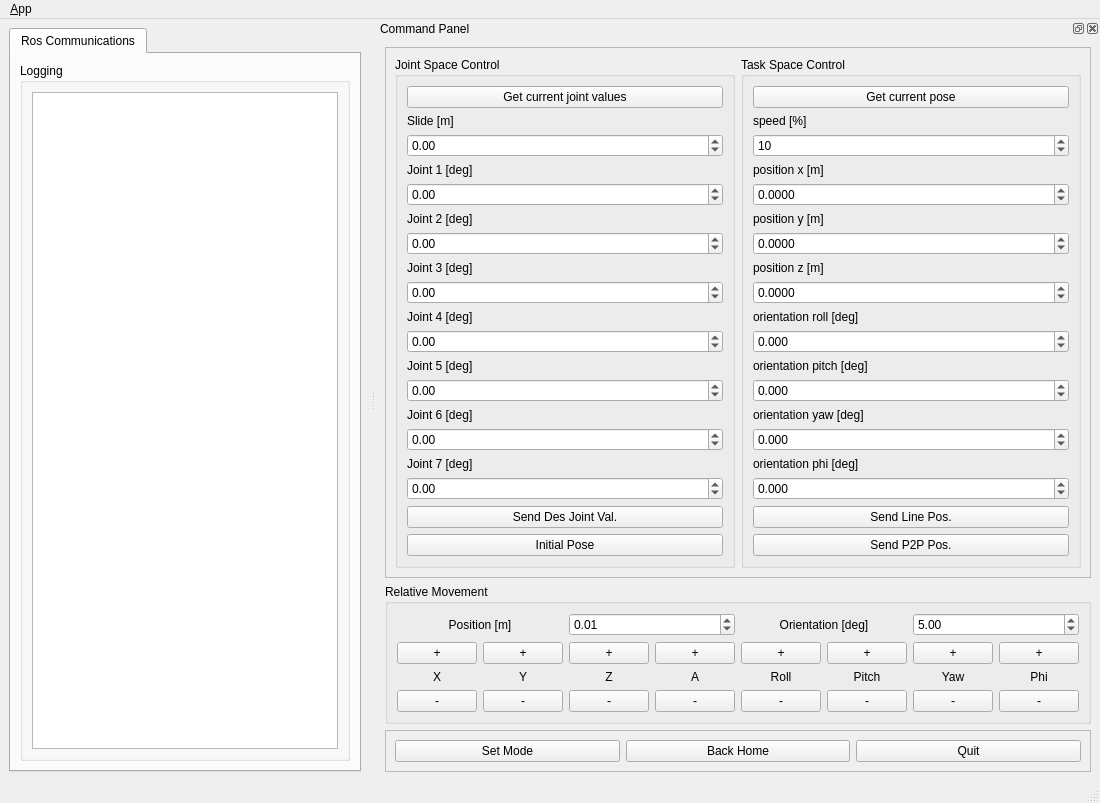
<?xml version="1.0" encoding="UTF-8"?>
<ui version="4.0">
 <class>MainWindowDesign</class>
 <widget class="QMainWindow" name="MainWindowDesign">
  <property name="geometry">
   <rect>
    <x>0</x>
    <y>0</y>
    <width>1100</width>
    <height>600</height>
   </rect>
  </property>
  <property name="windowTitle">
   <string>QRosApp</string>
  </property>
  <property name="windowIcon">
   <iconset resource="../../../ROBOTIS-HAND/hand_control_module_gui/resources/images.qrc">
    <normaloff>:/images/icon.png</normaloff>:/images/icon.png</iconset>
  </property>
  <property name="locale">
   <locale language="English" country="Australia"/>
  </property>
  <widget class="QWidget" name="centralwidget">
   <layout class="QHBoxLayout">
    <item>
     <widget class="QTabWidget" name="tab_manager">
      <property name="minimumSize">
       <size>
        <width>100</width>
        <height>0</height>
       </size>
      </property>
      <property name="locale">
       <locale language="English" country="Australia"/>
      </property>
      <property name="currentIndex">
       <number>0</number>
      </property>
      <widget class="QWidget" name="tab_status">
       <attribute name="title">
        <string>Ros Communications</string>
       </attribute>
       <layout class="QVBoxLayout" name="verticalLayout_2">
        <item>
         <widget class="QGroupBox" name="groupBox_12">
          <property name="sizePolicy">
           <sizepolicy hsizetype="MinimumExpanding" vsizetype="Preferred">
            <horstretch>0</horstretch>
            <verstretch>0</verstretch>
           </sizepolicy>
          </property>
          <property name="title">
           <string>Logging</string>
          </property>
          <layout class="QGridLayout" name="gridLayout_3">
           <item row="0" column="0">
            <widget class="QListView" name="view_logging"/>
           </item>
          </layout>
         </widget>
        </item>
       </layout>
      </widget>
     </widget>
    </item>
   </layout>
  </widget>
  <widget class="QMenuBar" name="menubar">
   <property name="geometry">
    <rect>
     <x>0</x>
     <y>0</y>
     <width>1047</width>
     <height>19</height>
    </rect>
   </property>
   <widget class="QMenu" name="menu_File">
    <property name="title">
     <string>&amp;App</string>
    </property>
    <addaction name="action_Preferences"/>
    <addaction name="separator"/>
    <addaction name="actionAbout"/>
    <addaction name="actionAbout_Qt"/>
    <addaction name="separator"/>
    <addaction name="action_Quit"/>
   </widget>
   <addaction name="menu_File"/>
  </widget>
  <widget class="QStatusBar" name="statusbar"/>
  <widget class="QDockWidget" name="dock_status">
   <property name="sizePolicy">
    <sizepolicy hsizetype="Minimum" vsizetype="Minimum">
     <horstretch>0</horstretch>
     <verstretch>0</verstretch>
    </sizepolicy>
   </property>
   <property name="minimumSize">
    <size>
     <width>500</width>
     <height>560</height>
    </size>
   </property>
   <property name="maximumSize">
    <size>
     <width>524287</width>
     <height>10000</height>
    </size>
   </property>
   <property name="allowedAreas">
    <set>Qt::RightDockWidgetArea</set>
   </property>
   <property name="windowTitle">
    <string>Command Panel</string>
   </property>
   <attribute name="dockWidgetArea">
    <number>2</number>
   </attribute>
   <widget class="QWidget" name="dockWidgetContents_2">
    <layout class="QGridLayout" name="gridLayout_2">
     <item row="0" column="0">
      <widget class="QFrame" name="frame">
       <property name="sizePolicy">
        <sizepolicy hsizetype="Preferred" vsizetype="Preferred">
         <horstretch>0</horstretch>
         <verstretch>0</verstretch>
        </sizepolicy>
       </property>
       <property name="maximumSize">
        <size>
         <width>16777215</width>
         <height>600</height>
        </size>
       </property>
       <property name="frameShape">
        <enum>QFrame::StyledPanel</enum>
       </property>
       <property name="frameShadow">
        <enum>QFrame::Raised</enum>
       </property>
       <layout class="QGridLayout" name="gridLayout">
        <item row="0" column="1" rowspan="2">
         <widget class="QGroupBox" name="task_space">
          <property name="title">
           <string>Task Space Control</string>
          </property>
          <layout class="QVBoxLayout" name="verticalLayout">
           <item>
            <widget class="QPushButton" name="curr_pos_button">
             <property name="text">
              <string>Get current pose</string>
             </property>
            </widget>
           </item>
           <item>
            <widget class="QLabel" name="speed">
             <property name="text">
              <string>speed [%]</string>
             </property>
            </widget>
           </item>
           <item>
            <widget class="QSpinBox" name="speed_spinbox">
             <property name="minimum">
              <number>0</number>
             </property>
             <property name="maximum">
              <number>100</number>
             </property>
             <property name="singleStep">
              <number>1</number>
             </property>
             <property name="value">
              <number>10</number>
             </property>
            </widget>
           </item>
           <item>
            <widget class="QLabel" name="pos_x">
             <property name="text">
              <string>position x [m]</string>
             </property>
            </widget>
           </item>
           <item>
            <widget class="QDoubleSpinBox" name="pos_x_spinbox">
             <property name="decimals">
              <number>4</number>
             </property>
             <property name="minimum">
              <double>-10.000000000000000</double>
             </property>
             <property name="maximum">
              <double>10.000000000000000</double>
             </property>
             <property name="singleStep">
              <double>0.010000000000000</double>
             </property>
            </widget>
           </item>
           <item>
            <widget class="QLabel" name="pos_y">
             <property name="text">
              <string>position y [m]</string>
             </property>
            </widget>
           </item>
           <item>
            <widget class="QDoubleSpinBox" name="pos_y_spinbox">
             <property name="decimals">
              <number>4</number>
             </property>
             <property name="minimum">
              <double>-10.000000000000000</double>
             </property>
             <property name="maximum">
              <double>10.000000000000000</double>
             </property>
             <property name="singleStep">
              <double>0.010000000000000</double>
             </property>
            </widget>
           </item>
           <item>
            <widget class="QLabel" name="pos_z">
             <property name="text">
              <string>position z [m]</string>
             </property>
            </widget>
           </item>
           <item>
            <widget class="QDoubleSpinBox" name="pos_z_spinbox">
             <property name="decimals">
              <number>4 </number>
             </property>
             <property name="minimum">
              <double>-10.000000000000000</double>
             </property>
             <property name="maximum">
              <double>10.000000000000000</double>
             </property>
             <property name="singleStep">
              <double>0.010000000000000</double>
             </property>
            </widget>
           </item>
           <item>
            <widget class="QLabel" name="ori_roll">
             <property name="text">
              <string>orientation roll [deg]</string>
             </property>
            </widget>
           </item>
           <item>
            <widget class="QDoubleSpinBox" name="ori_roll_spinbox">
             <property name="decimals">
              <number>3</number>
             </property>
             <property name="minimum">
              <double>-360.000000000000000</double>
             </property>
             <property name="maximum">
              <double>360.000000000000000</double>
             </property>
             <property name="singleStep">
              <double>0.500000000000000</double>
             </property>
            </widget>
           </item>
           <item>
            <widget class="QLabel" name="ori_pitch">
             <property name="text">
              <string>orientation pitch [deg]</string>
             </property>
            </widget>
           </item>
           <item>
            <widget class="QDoubleSpinBox" name="ori_pitch_spinbox">
             <property name="decimals">
              <number>3</number>
             </property>
             <property name="minimum">
              <double>-360.000000000000000</double>
             </property>
             <property name="maximum">
              <double>360.000000000000000</double>
             </property>
             <property name="singleStep">
              <double>0.500000000000000</double>
             </property>
            </widget>
           </item>
           <item>
            <widget class="QLabel" name="ori_yaw">
             <property name="text">
              <string>orientation yaw [deg]</string>
             </property>
            </widget>
           </item>
           <item>
            <widget class="QDoubleSpinBox" name="ori_yaw_spinbox">
             <property name="decimals">
              <number>3</number>
             </property>
             <property name="minimum">
              <double>-360.000000000000000</double>
             </property>
             <property name="maximum">
              <double>360.000000000000000</double>
             </property>
             <property name="singleStep">
              <double>0.500000000000000</double>
             </property>
            </widget>
           </item>
           <!--=================================================================================================-->
           <item>
            <widget class="QLabel" name="ori_phi">
             <property name="text">
              <string>orientation phi [deg]</string>
             </property>
            </widget>
           </item>
           <item>
            <widget class="QDoubleSpinBox" name="ori_phi_spinbox">
             <property name="decimals">
              <number>3</number>
             </property>
             <property name="minimum">
              <double>-180.000000000000000</double>
             </property>
             <property name="maximum">
              <double>180.000000000000000</double>
             </property>
             <property name="singleStep">
              <double>0.500000000000000</double>
             </property>
            </widget>
           </item>
           <!--=================================================================================================-->

           <item>
            <widget class="QPushButton" name="des_pos_button">
             <property name="text">
              <string>Send Line Pos.</string>
             </property>
            </widget>
           </item>
           <item>
            <widget class="QPushButton" name="des_p2p_button">
             <property name="text">
              <string>Send P2P Pos.</string>
             </property>
            </widget>
           </item>
          </layout>
         </widget>
        </item>
        <item row="0" column="0" rowspan="2">
         <widget class="QGroupBox" name="joint_space">
          <property name="title">
           <string>Joint Space Control</string>
          </property>
          <layout class="QVBoxLayout" name="verticalLayout_5">
           <item>
            <widget class="QPushButton" name="curr_joint_button">
             <property name="text">
              <string>Get current joint values</string>
             </property>
            </widget>
           </item>
           <item>
            <widget class="QLabel" name="slide">
             <property name="text">
              <string>Slide [m]</string>
             </property>
            </widget>
           </item>
           <item>
            <widget class="QDoubleSpinBox" name="slide_spinbox">
             <property name="minimum">
              <double>-180.000000000000000</double>
             </property>
             <property name="maximum">
              <double>180.000000000000000</double>
             </property>
             <property name="singleStep">
              <double>0.500000000000000</double>
             </property>
            </widget>
           </item>
           <item>
            <widget class="QLabel" name="joint1">
             <property name="text">
              <string>Joint 1 [deg]</string>
             </property>
            </widget>
           </item>
           <item>
            <widget class="QDoubleSpinBox" name="joint1_spinbox">
             <property name="minimum">
              <double>-180.000000000000000</double>
             </property>
             <property name="maximum">
              <double>180.000000000000000</double>
             </property>
             <property name="singleStep">
              <double>0.500000000000000</double>
             </property>
            </widget>
           </item>
           <item>
            <widget class="QLabel" name="joint2">
             <property name="text">
              <string>Joint 2 [deg]</string>
             </property>
            </widget>
           </item>
           <item>
            <widget class="QDoubleSpinBox" name="joint2_spinbox">
             <property name="minimum">
              <double>-180.000000000000000</double>
             </property>
             <property name="maximum">
              <double>180.000000000000000</double>
             </property>
             <property name="singleStep">
              <double>0.500000000000000</double>
             </property>
            </widget>
           </item>
           <item>
            <widget class="QLabel" name="joint3">
             <property name="text">
              <string>Joint 3 [deg]</string>
             </property>
            </widget>
           </item>
           <item>
            <widget class="QDoubleSpinBox" name="joint3_spinbox">
             <property name="minimum">
              <double>-180.000000000000000</double>
             </property>
             <property name="maximum">
              <double>180.000000000000000</double>
             </property>
             <property name="singleStep">
              <double>0.500000000000000</double>
             </property>
            </widget>
           </item>
           <item>
            <widget class="QLabel" name="joint4">
             <property name="text">
              <string>Joint 4 [deg]</string>
             </property>
            </widget>
           </item>
           <item>
            <widget class="QDoubleSpinBox" name="joint4_spinbox">
             <property name="minimum">
              <double>-180.000000000000000</double>
             </property>
             <property name="maximum">
              <double>180.000000000000000</double>
             </property>
             <property name="singleStep">
              <double>0.500000000000000</double>
             </property>
            </widget>
           </item>
           <item>
            <widget class="QLabel" name="joint5">
             <property name="text">
              <string>Joint 5 [deg]</string>
             </property>
            </widget>
           </item>
           <item>
            <widget class="QDoubleSpinBox" name="joint5_spinbox">
             <property name="minimum">
              <double>-180.000000000000000</double>
             </property>
             <property name="maximum">
              <double>180.000000000000000</double>
             </property>
             <property name="singleStep">
              <double>0.500000000000000</double>
             </property>
            </widget>
           </item>
           <item>
            <widget class="QLabel" name="joint6">
             <property name="text">
              <string>Joint 6 [deg]</string>
             </property>
            </widget>
           </item>
           <item>
            <widget class="QDoubleSpinBox" name="joint6_spinbox">
             <property name="minimum">
              <double>-360.000000000000000</double>
             </property>
             <property name="maximum">
              <double>360.000000000000000</double>
             </property>
             <property name="singleStep">
              <double>0.500000000000000</double>
             </property>
            </widget>
           </item>
           <!--=================================================================================================-->
           <item>
            <widget class="QLabel" name="joint7">
             <property name="text">
              <string>Joint 7 [deg]</string>
             </property>
            </widget>
           </item>
           <item>
            <widget class="QDoubleSpinBox" name="joint7_spinbox">
             <property name="minimum">
              <double>-180.000000000000000</double>
             </property>
             <property name="maximum">
              <double>180.000000000000000</double>
             </property>
             <property name="singleStep">
              <double>0.500000000000000</double>
             </property>
            </widget>
           </item>
           <!--=================================================================================================-->

           <item>
            <widget class="QPushButton" name="des_joint_button">
             <property name="text">
              <string>Send Des Joint Val.</string>
             </property>
            </widget>
           </item>
           <item>
            <widget class="QPushButton" name="ini_pose_button">
              <property name="text">
              <string>Initial Pose</string>
              </property>
            </widget>
            </item>
          </layout>
         </widget>
        </item>
       </layout>
      </widget>
     </item>
     <!-- ===================================================================================== -->
     <item row="1" column="0">
      <widget class="QGroupBox" name="relative_movement">
       <property name="title">
        <string>Relative Movement</string>
       </property>
       <layout class="QVBoxLayout" name="verticalLayout_5">
        <item>
         <layout class="QHBoxLayout" name="horizontalLayout">
          <item>
           <widget class="QLabel" name="relative_pos_label">
            <property name="text">
             <string>Position [m]</string>
            </property>
            <property name="alignment">
             <enum>Qt::AlignCenter</enum>
            </property>
           </widget>
          </item>
          <item>
           <widget class="QDoubleSpinBox" name="relative_movement_spinbox">
            <property name="value">
             <double>0.010000000000000</double>
            </property>
            <property name="minimum">
             <double>0.000000000000000</double>
            </property>
            <property name="maximum">
             <double>0.200000000000000</double>
            </property>
            <property name="singleStep">
             <double>0.010000000000000</double>
            </property>
           </widget>
          </item>
          <item>
           <widget class="QLabel" name="relative_ori_label">
            <property name="text">
             <string>Orientation [deg]</string>
            </property>
            <property name="alignment">
             <enum>Qt::AlignCenter</enum>
            </property>
           </widget>
          </item>
          <item>
           <widget class="QDoubleSpinBox" name="relative_rotation_spinbox">
            <property name="value">
             <double>5.000000000000000</double>
            </property>
            <property name="minimum">
             <double>0.000000000000000</double>
            </property>
            <property name="maximum">
             <double>30.000000000000000</double>
            </property>
            <property name="singleStep">
             <double>1.000000000000000</double>
            </property>
           </widget>
          </item>
         </layout>
        </item>
        <item>
         <layout class="QHBoxLayout" name="horizontalLayout">
          <item>
           <widget class="QPushButton" name="relative_xp_button">
            <property name="text">
             <string>+</string>
            </property>
           </widget>
          </item>
          <item>
           <widget class="QPushButton" name="relative_yp_button">
            <property name="text">
             <string>+</string>
            </property>
           </widget>
          </item>
          <item>
           <widget class="QPushButton" name="relative_zp_button">
            <property name="text">
             <string>+</string>
            </property>
           </widget>
          </item>
          <item>
           <widget class="QPushButton" name="relative_ap_button">
            <property name="text">
             <string>+</string>
            </property>
           </widget>
          </item>
          <item>
           <widget class="QPushButton" name="relative_rollp_button">
            <property name="text">
             <string>+</string>
            </property>
           </widget>
          </item>
          <item>
           <widget class="QPushButton" name="relative_pitchp_button">
            <property name="text">
             <string>+</string>
            </property>
           </widget>
          </item>
          <item>
           <widget class="QPushButton" name="relative_yawp_button">
            <property name="text">
             <string>+</string>
            </property>
           </widget>
          </item>
          <item>
           <widget class="QPushButton" name="relative_phip_button">
            <property name="text">
             <string>+</string>
            </property>
           </widget>
          </item>
         </layout>
        </item>
        <item>
         <layout class="QHBoxLayout" name="horizontalLayout">
          <item>
           <widget class="QLabel" name="x">
            <property name="text">
             <string>X</string>
            </property>
            <property name="alignment">
             <enum>Qt::AlignCenter</enum>
            </property>
           </widget>
          </item>
          <item>
           <widget class="QLabel" name="y">
            <property name="text">
             <string>Y</string>
            </property>
            <property name="alignment">
             <enum>Qt::AlignCenter</enum>
            </property>
           </widget>
          </item>
          <item>
           <widget class="QLabel" name="z">
            <property name="text">
             <string>Z</string>
            </property>
            <property name="alignment">
             <enum>Qt::AlignCenter</enum>
            </property>
           </widget>
          </item>
          <item>
           <widget class="QLabel" name="a">
            <property name="text">
             <string>A</string>
            </property>
            <property name="alignment">
             <enum>Qt::AlignCenter</enum>
            </property>
           </widget>
          </item>
          <item>
           <widget class="QLabel" name="roll">
            <property name="text">
             <string>Roll</string>
            </property>
            <property name="alignment">
             <enum>Qt::AlignCenter</enum>
            </property>
           </widget>
          </item>
          <item>
           <widget class="QLabel" name="pitch">
            <property name="text">
             <string>Pitch</string>
            </property>
            <property name="alignment">
             <enum>Qt::AlignCenter</enum>
            </property>
           </widget>
          </item>
          <item>
           <widget class="QLabel" name="yaw">
            <property name="text">
             <string>Yaw</string>
            </property>
            <property name="alignment">
             <enum>Qt::AlignCenter</enum>
            </property>
           </widget>
          </item>
          <item>
           <widget class="QLabel" name="phi">
            <property name="text">
             <string>Phi</string>
            </property>
            <property name="alignment">
             <enum>Qt::AlignCenter</enum>
            </property>
           </widget>
          </item>
         </layout>
        </item>
        <item>
         <layout class="QHBoxLayout" name="horizontalLayout">
          <item>
           <widget class="QPushButton" name="relative_xm_button">
            <property name="text">
             <string>-</string>
            </property>
           </widget>
          </item>
          <item>
           <widget class="QPushButton" name="relative_ym_button">
            <property name="text">
             <string>-</string>
            </property>
           </widget>
          </item>
          <item>
           <widget class="QPushButton" name="relative_zm_button">
            <property name="text">
             <string>-</string>
            </property>
           </widget>
          </item>
          <item>
           <widget class="QPushButton" name="relative_am_button">
            <property name="text">
             <string>-</string>
            </property>
           </widget>
          </item>
          <item>
           <widget class="QPushButton" name="relative_rollm_button">
            <property name="text">
             <string>-</string>
            </property>
           </widget>
          </item>
          <item>
           <widget class="QPushButton" name="relative_pitchm_button">
            <property name="text">
             <string>-</string>
            </property>
           </widget>
          </item>
          <item>
           <widget class="QPushButton" name="relative_yawm_button">
            <property name="text">
             <string>-</string>
            </property>
           </widget>
          </item>
          <item>
           <widget class="QPushButton" name="relative_phim_button">
            <property name="text">
             <string>-</string>
            </property>
           </widget>
          </item>
         </layout>
        </item>
       </layout>
      </widget>
     </item>
     <!-- =============================================================================================== -->
     <item row="2" column="0">
      <widget class="QFrame" name="frame_3">
       <property name="enabled">
        <bool>true</bool>
       </property>
       <property name="sizePolicy">
        <sizepolicy hsizetype="Minimum" vsizetype="Fixed">
         <horstretch>50</horstretch>
         <verstretch>50</verstretch>
        </sizepolicy>
       </property>
       <property name="frameShape">
        <enum>QFrame::StyledPanel</enum>
       </property>
       <property name="frameShadow">
        <enum>QFrame::Raised</enum>
       </property>
       <layout class="QHBoxLayout" name="horizontalLayout">
        <item>
         <widget class="QPushButton" name="set_mode_button">
          <property name="text">
           <string>Set Mode</string>
          </property>
         </widget>
        </item>
        <item>
         <widget class="QPushButton" name="des_initial_button">
          <property name="text">
           <string>Back Home</string>
          </property>
         </widget>
        </item>
        <item>
         <widget class="QPushButton" name="quit_button">
          <property name="text">
           <string>Quit</string>
          </property>
         </widget>
        </item>
       </layout>
      </widget>
     </item>
    </layout>
   </widget>
  </widget>
  <action name="action_Quit">
   <property name="text">
    <string>&amp;Quit</string>
   </property>
   <property name="shortcut">
    <string>Ctrl+Q</string>
   </property>
   <property name="shortcutContext">
    <enum>Qt::ApplicationShortcut</enum>
   </property>
  </action>
  <action name="action_Preferences">
   <property name="text">
    <string>&amp;Preferences</string>
   </property>
  </action>
  <action name="actionAbout">
   <property name="text">
    <string>&amp;About</string>
   </property>
  </action>
  <action name="actionAbout_Qt">
   <property name="text">
    <string>About &amp;Qt</string>
   </property>
  </action>
 </widget>
 <resources>
  <include location="../../../ROBOTIS-HAND/hand_control_module_gui/resources/images.qrc"/>
 </resources>
 <connections>
  <connection>
   <sender>action_Quit</sender>
   <signal>triggered()</signal>
   <receiver>MainWindowDesign</receiver>
   <slot>close()</slot>
   <hints>
    <hint type="sourcelabel">
     <x>-1</x>
     <y>-1</y>
    </hint>
    <hint type="destinationlabel">
     <x>399</x>
     <y>299</y>
    </hint>
   </hints>
  </connection>
  <connection>
   <sender>quit_button</sender>
   <signal>clicked()</signal>
   <receiver>MainWindowDesign</receiver>
   <slot>close()</slot>
   <hints>
    <hint type="sourcelabel">
     <x>859</x>
     <y>552</y>
    </hint>
    <hint type="destinationlabel">
     <x>469</x>
     <y>299</y>
    </hint>
   </hints>
  </connection>
 </connections>
</ui>
